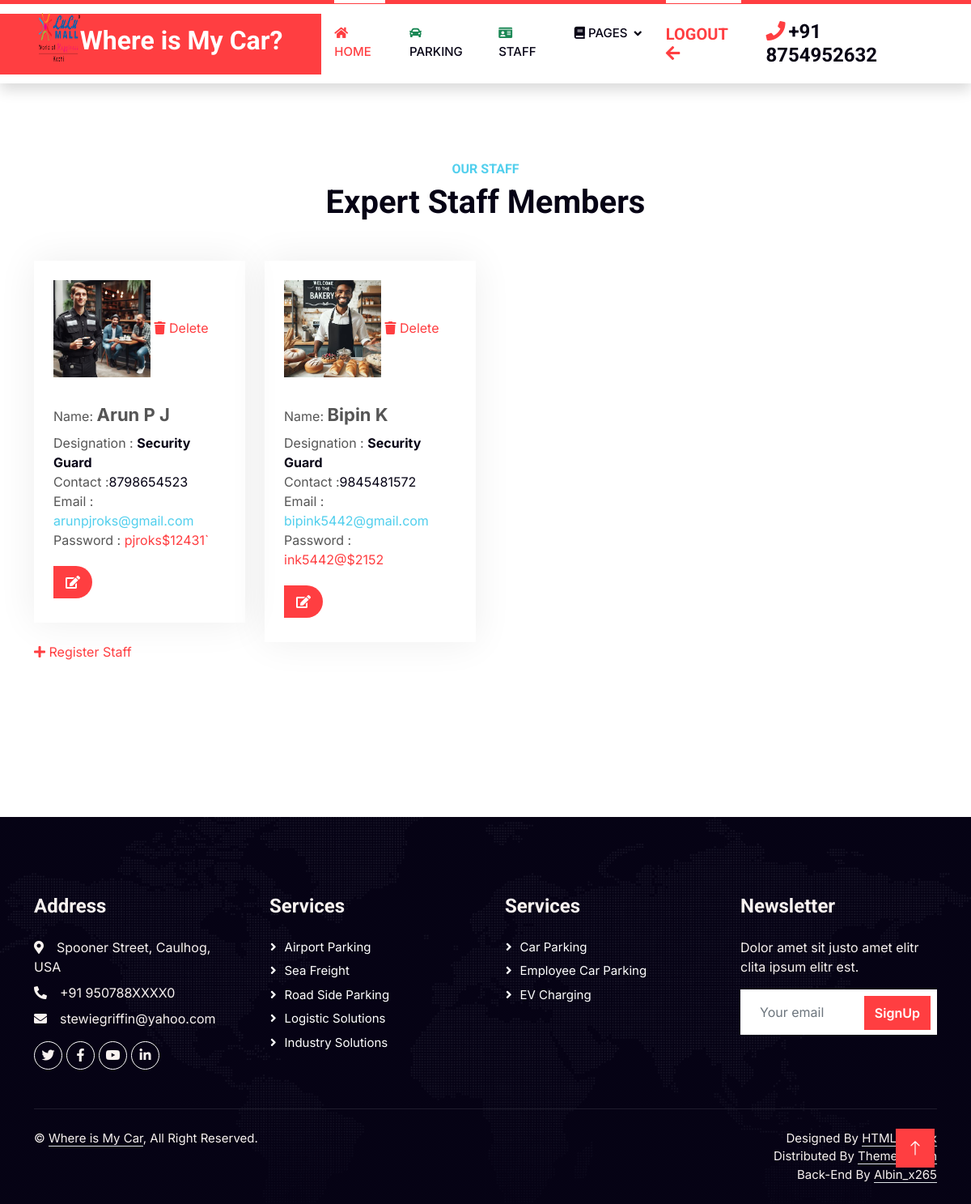
Screenshot of /our_staff (signed in) with the database file from the repository.
### app1/models.py (models this page shows, shortened)
class company(models.Model):
    cname = models.CharField(max_length=50)
    c_logo= models.ImageField(upload_to='static/img/company_profile_pics', validators=[validate_image_file_extension])
    c_ph_no = models.IntegerField()
    park_option = models.TextField(max_length=25)
    timeA = models.TimeField()
    timeZ = models.TimeField()
    c_location = models.CharField(max_length=40)
    c_desc = models.TextField(max_length=500)
    park_slots = models.IntegerField()
    park_price = models.IntegerField()
    c_email = models.CharField(max_length=40,unique=True)
    c_pswd = models.CharField(max_length=40)

class staff(models.Model):
    s_name = models.CharField(max_length=20)
    cname = models.CharField(max_length=20)
    prof_pic = models.ImageField(upload_to='static/img/staff_profile_pics', validators=[validate_image_file_extension])
    job_desc = models.CharField(max_length=40)
    s_ph_no = models.IntegerField()
    c_email = models.CharField(max_length=40)
    c_location = models.CharField(max_length=40)
    s_email = models.CharField(max_length=40)
    s_password = models.CharField(max_length=40)

### app1/views.py (the view)
# urls.py: path('our_staff', views.our_staff),
def our_staff(re):
    data = company.objects.get(c_email=re.session['c_id'])
    our_staff_data = staff.objects.filter(c_email=re.session['c_id'])
    return render(re,'company/our_staff.html',{'data':data,'our_staff_data':our_staff_data})

### template/company/our_staff.html (shortened to what this page needs)
<!DOCTYPE html>
<html lang="en">
<head>
    {% load static %}
    <link href="https://cdnjs.cloudflare.com/ajax/libs/font-awesome/5.10.0/css/all.min.css" rel="stylesheet">
    <link href="https://cdn.jsdelivr.net/npm/bootstrap-icons@1.4.1/font/bootstrap-icons.css" rel="stylesheet">
    <link href="{% static 'lib/animate/animate.min.css' %}" rel="stylesheet">
    <link href="{% static 'lib/owlcarousel/assets/owl.carousel.min.css' %}" rel="stylesheet">
    <link href="{% static 'css/bootstrap.min.css' %}" rel="stylesheet">
    <link href="{% static 'css/style.css' %}" rel="stylesheet">
</head>
<body>
    <nav class="navbar navbar-expand-lg bg-white navbar-light shadow border-top border-5 border-primary sticky-top p-0">
        <a href="" class="navbar-brand bg-primary d-flex align-items-center px-4 px-lg-5">
            <h5 class="text-white text-uppercase mb-3 animated slideInDown"><img src={{data.c_logo.url}} class="img-fluid flex-shrink-100" style="width: 60px; height: 60px;" data-wow-delay="0.5s"></h5>
            <h2 class="mb-2 text-white">Where is My Car?</h2>
        </a>
        <div class="collapse navbar-collapse" id="navbarCollapse">
            <div class="navbar-nav ms-auto p-4 p-lg-0">
                <a href="../company_index" class="nav-item nav-link active"><i class="fa fa-home"></i> Home</a>
                <a href="../conv_parking_company_view" class="nav-item nav-link"><i class="text-success fa fa-car"></i>  Parking</a>
                <a href="../our_staff" class="nav-item nav-link"><i class="text-success fa fa-id-card"></i> Staff</a>
                <div class="nav-item dropdown">
                    <a href="#" class="nav-link dropdown-toggle" data-bs-toggle="dropdown"><i class="fa fa-book"></i> Pages</a>
                </div>
                <a href="../login" class="nav-item nav-link active"><h5 class="text-primary m-0">LogOut <i class="fa fa-arrow-left"></i></h5></a>
            </div>
            <h4 class="m-0 pe-lg-5 d-none d-lg-block"><i class="fa fa-phone text-primary me-1"></i>+91 {{data.c_ph_no}}</h4>
        </div>
    </nav>
    <div class="container-xxl py-5">
        <div class="container py-5">
            <div class="text-center wow fadeInUp" data-wow-delay="0.1s">
                <h6 class="text-secondary text-uppercase">Our Staff</h6>
                <h1 class="mb-5">Expert Staff Members</h1>
            </div>
                <div class="row g-4">
                    {% for k in our_staff_data %}
                    <div class="col-lg-3 col-md-6 wow fadeInUp" data-wow-delay="0.3s">
                        <div class="team-item p-4">
                            <div class="overflow-hidden mb-4">
                                <img class="img-fluid flex-shrink-0" src="{{k.prof_pic.url}}" style="width: 120px; height: 120px;">
                                <a class=" btn-slide mt-2" onclick="return confirm('Are you sure, do you want to delete staff {{k.s_name}}?')" href="delete_staff_by_company/{{k.pk}}"><i class="fa fa-trash"></i><span > Delete</span></a>
                            </div>
                            Name: <b class="mb-0" style="font-size: 22px; line-height: 45px;">{{k.s_name}}</b>
                            <p>Designation : <b class="text-dark">{{k.job_desc}}</b><br>
                            Contact :<label class="text-dark me-1"> {{k.s_ph_no}}  </label><br>
                            Email : <label class="text-secondary me-1">{{k.s_email}}</label><br>
                            Password : <label class="text-primary me-1">{{k.s_password}}</label><br>
                            <div class="btn-slide mt-1">
                                <a class="btn-slide mt-2" href="staff_company_edit/{{k.pk}}"><i class="fa fa-edit"></i><span >Edit Staff</span></a>
                            </div>
                        </div>
                    </div>
                    {% endfor %}
                </div>
            <a class="btn-slide mt-5" href="staff_register"><i class="fa fa-plus"></i><span> Register Staff</span></a>
        </div>
    </div>
    <div class="container-fluid bg-dark text-light footer pt-5 wow fadeIn" data-wow-delay="0.1s" style="margin-top: 6rem;">
        <div class="container py-5">
            <div class="row g-5">
                <div class="col-lg-3 col-md-6">
                    <h4 class="text-light mb-4">Address</h4>
                    <p class="mb-2"><i class="fa fa-map-marker-alt me-3"></i>Spooner Street, Caulhog, USA</p>
                    <p class="mb-2"><i class="fa fa-phone-alt me-3"></i>+91 950788XXXX0</p>
                    <p class="mb-2"><i class="fa fa-envelope me-3"></i>stewiegriffin@yahoo.com</p>
                    <div class="d-flex pt-2">
                        <a class="btn btn-outline-light btn-social" href=""><i class="fab fa-twitter"></i></a>
                        <a class="btn btn-outline-light btn-social" href=""><i class="fab fa-facebook-f"></i></a>
                        <a class="btn btn-outline-light btn-social" href=""><i class="fab fa-youtube"></i></a>
                        <a class="btn btn-outline-light btn-social" href=""><i class="fab fa-linkedin-in"></i></a>
                    </div>
                </div>
                <div class="col-lg-3 col-md-6">
                    <h4 class="text-light mb-4">Services</h4>
                    <a class="btn btn-link" href="">Airport Parking</a>
                    <a class="btn btn-link" href="">Sea Freight</a>
                    <a class="btn btn-link" href="">Road Side Parking</a>
                    <a class="btn btn-link" href="">Logistic Solutions</a>
                    <a class="btn btn-link" href="">Industry solutions</a>
                </div>
                <div class="col-lg-3 col-md-6">
                    <h4 class="text-light mb-4">Services</h4>
                    <a class="btn btn-link" href="">Car Parking</a>
                    <a class="btn btn-link" href="">Employee Car Parking</a>
                    <a class="btn btn-link" href="">EV Charging</a>
                </div>
                <div class="col-lg-3 col-md-6">
                    <h4 class="text-light mb-4">Newsletter</h4>
                    <p>Dolor amet sit justo amet elitr clita ipsum elitr est.</p>
                    <div class="position-relative mx-auto" style="max-width: 400px;">
                        <input class="form-control border-0 w-100 py-3 ps-4 pe-5" type="text" placeholder="Your email">
                        <button type="button" class="btn btn-primary py-2 position-absolute top-0 end-0 mt-2 me-2">SignUp</button>
                    </div>
                </div>
            </div>
        </div>
        <div class="container">
            <div class="copyright">
                <div class="row">
                    <div class="col-md-6 text-center text-md-start mb-3 mb-md-0">
                        &copy; <a class="border-bottom" href="#">Where is My Car</a>, All Right Reserved.
                    </div>
                    <div class="col-md-6 text-center text-md-end">
                        Designed By <a class="border-bottom" href="https://htmlcodex.com">HTML Codex</a>
                        </br>Distributed By <a class="border-bottom" href="https://themewagon.com" target="_blank">ThemeWagon</a>
</br>Back-End By <a class="border-bottom" href="https://albinantonyappus@gmail.com" target="_blank">Albin_x265</a>
                    </div>
                </div>
            </div>
        </div>
    </div>
    <a href="#" class="btn btn-lg btn-primary btn-lg-square rounded-0 back-to-top"><i class="bi bi-arrow-up"></i></a>
</body>
</html>

### static/css/style.css (style rules this page uses)
:root { --primary: #FF3E41; --secondary: #51CFED; --light: #F8F2F0; --dark: #060315; }
.back-to-top { position: fixed; display: none; right: 45px; bottom: 45px; z-index: 99; }
.btn { font-weight: 600; transition: .5s; }
.btn.btn-primary, .btn.btn-secondary { color: #FFFFFF; }
.btn-lg-square { width: 48px; height: 48px; }
.btn-square, .btn-sm-square, .btn-lg-square { padding: 0; display: flex; align-items: center; justify-content: center; font-weight: normal; }
.navbar .dropdown-toggle::after { border: none; content: "\f107"; font-family: "Font Awesome 5 Free"; font-weight: 900; vertical-align: middle; margin-left: 8px; }
.navbar-light .navbar-nav .nav-link { position: relative; margin-right: 30px; padding: 25px 0; color: #FFFFFF; font-size: 15px; text-transform: uppercase; outline: none; }
.navbar-light .navbar-nav .nav-link:hover, .navbar-light .navbar-nav .nav-link.active { color: var(--primary); }
.navbar-light .navbar-brand, .navbar-light a.btn { height: 75px; }
.navbar-light .navbar-nav .nav-link { color: var(--dark); font-weight: 500; }
.navbar-light.sticky-top { top: -100px; transition: .5s; }
@media (min-width: 992px) { .navbar-light .navbar-nav .nav-link::before { position: absolute; content: ""; width: 0; height: 5px; top: -6px; left: 50%; background: #FFFFFF; transition: .5s; } }
@media (min-width: 992px) { .navbar-light .navbar-nav .nav-link:hover::before, .navbar-light .navbar-nav .nav-link.active::before { width: 100%; left: 0; } }
.service-item, .price-item, .team-item { box-shadow: 0 0 45px rgba(0, 0, 0, .07); }
.service-item img, .team-item img { transition: .5s; }
.service-item a.btn-slide, .price-item a.btn-slide, .team-item div.btn-slide { position: relative; display: inline-block; overflow: hidden; font-size: 0; }
.service-item a.btn-slide i, .service-item a.btn-slide span, .price-item a.btn-slide i, .price-item a.btn-slide span, .team-item div.btn-slide i, .team-item div.btn-slide span { position: relative; height: 40px; padding: 0 15px; display: inline-flex; align-items: center; font-size: 16px; color: #FFFFFF; background: var(--primary); border-radius: 0 35px 35px 0; transition: .5s; z-index: 2; }
.footer { background: linear-gradient(rgba(6, 3, 21, .5), rgba(6, 3, 21, .5)), url(../img/map.png) center center no-repeat; background-size: cover; }
.footer .btn.btn-social { margin-right: 5px; width: 35px; height: 35px; display: flex; align-items: center; justify-content: center; color: var(--light); border: 1px solid #FFFFFF; border-radius: 35px; transition: .3s; }
.footer .btn.btn-link { display: block; margin-bottom: 5px; padding: 0; text-align: left; color: #FFFFFF; font-size: 15px; font-weight: normal; text-transform: capitalize; transition: .3s; }
.footer .btn.btn-link::before { position: relative; content: "\f105"; font-family: "Font Awesome 5 Free"; font-weight: 900; margin-right: 10px; }
.footer .copyright { padding: 25px 0; font-size: 15px; border-top: 1px solid rgba(256, 256, 256, .1); }
.footer .copyright a { color: var(--light); }

### rows the page displays
company: c_logo (picture), c_ph_no "8754952632"
staff: prof_pic (picture), s_name "Arun P J", job_desc "Security Guard", s_ph_no "8798654523", s_email "arunpjroks@gmail.com", s_password "pjroks$12431`"
staff: prof_pic (picture), s_name "Bipin K", job_desc "Security Guard", s_ph_no "9845481572", s_email "bipink5442@gmail.com", s_password "ink5442@$2152"
